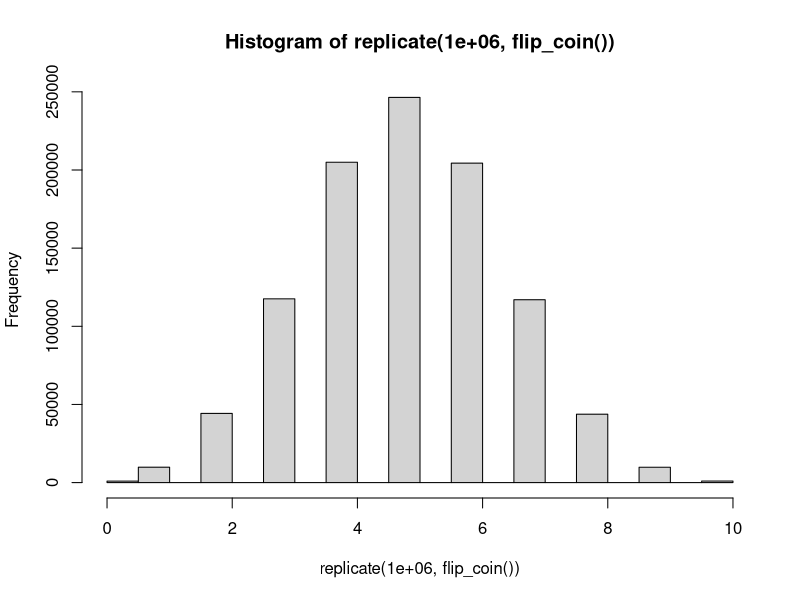

Here is the R script that generated this plot:
flip_coin <- function(n = 10) {
  sum(sample(c(0,1), size = n, replace = TRUE))
}

hist(replicate(1000000, flip_coin()))
